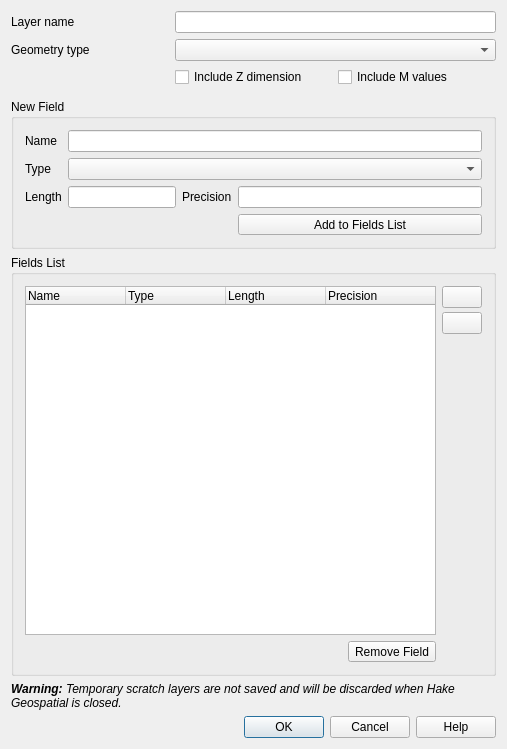
<?xml version="1.0" encoding="UTF-8"?>
<ui version="4.0">
 <class>QgsNewMemoryLayerDialogBase</class>
 <widget class="QDialog" name="QgsNewMemoryLayerDialogBase">
  <property name="geometry">
   <rect>
    <x>0</x>
    <y>0</y>
    <width>507</width>
    <height>749</height>
   </rect>
  </property>
  <property name="sizePolicy">
   <sizepolicy hsizetype="MinimumExpanding" vsizetype="MinimumExpanding">
    <horstretch>0</horstretch>
    <verstretch>0</verstretch>
   </sizepolicy>
  </property>
  <property name="windowTitle">
   <string>New Temporary Scratch Layer</string>
  </property>
  <property name="modal">
   <bool>true</bool>
  </property>
  <layout class="QGridLayout" name="gridLayout">
   <item row="6" column="0" colspan="3">
    <widget class="QLabel" name="label_2">
     <property name="text">
      <string>&lt;i&gt;&lt;b&gt;Warning:&lt;/b&gt; Temporary scratch layers are not saved and will be discarded when Hake Geospatial is closed.&lt;/i&gt;</string>
     </property>
     <property name="textFormat">
      <enum>Qt::TextFormat::AutoText</enum>
     </property>
     <property name="wordWrap">
      <bool>true</bool>
     </property>
    </widget>
   </item>
   <item row="0" column="1" colspan="2">
    <widget class="QLineEdit" name="mNameLineEdit"/>
   </item>
   <item row="2" column="2">
    <widget class="QCheckBox" name="mGeometryWithMCheckBox">
     <property name="text">
      <string>Include M values</string>
     </property>
    </widget>
   </item>
   <item row="3" column="1" colspan="2">
    <widget class="QgsProjectionSelectionWidget" name="mCrsSelector" native="true">
     <property name="focusPolicy">
      <enum>Qt::FocusPolicy::StrongFocus</enum>
     </property>
    </widget>
   </item>
   <item row="2" column="1">
    <widget class="QCheckBox" name="mGeometryWithZCheckBox">
     <property name="text">
      <string>Include Z dimension</string>
     </property>
    </widget>
   </item>
   <item row="7" column="0" colspan="3">
    <widget class="QDialogButtonBox" name="mButtonBox">
     <property name="orientation">
      <enum>Qt::Orientation::Horizontal</enum>
     </property>
     <property name="standardButtons">
      <set>QDialogButtonBox::StandardButton::Cancel|QDialogButtonBox::StandardButton::Help|QDialogButtonBox::StandardButton::Ok</set>
     </property>
    </widget>
   </item>
   <item row="0" column="0">
    <widget class="QLabel" name="label">
     <property name="text">
      <string>Layer name</string>
     </property>
    </widget>
   </item>
   <item row="1" column="1" colspan="2">
    <widget class="QComboBox" name="mGeometryTypeBox"/>
   </item>
   <item row="4" column="0" colspan="3">
    <widget class="QGroupBox" name="groupBox">
     <property name="title">
      <string>New Field</string>
     </property>
     <layout class="QGridLayout" name="_2">
      <item row="0" column="0">
       <widget class="QLabel" name="textLabel1">
        <property name="text">
         <string>Name</string>
        </property>
        <property name="buddy">
         <cstring>mFieldNameEdit</cstring>
        </property>
       </widget>
      </item>
      <item row="0" column="1" colspan="4">
       <widget class="QLineEdit" name="mFieldNameEdit"/>
      </item>
      <item row="1" column="0">
       <widget class="QLabel" name="textLabel2">
        <property name="text">
         <string>Type</string>
        </property>
        <property name="buddy">
         <cstring>mTypeBox</cstring>
        </property>
       </widget>
      </item>
      <item row="1" column="1" colspan="4">
       <widget class="QComboBox" name="mTypeBox"/>
      </item>
      <item row="2" column="0">
       <widget class="QLabel" name="label_4">
        <property name="text">
         <string>Length</string>
        </property>
        <property name="buddy">
         <cstring>mWidth</cstring>
        </property>
       </widget>
      </item>
      <item row="2" column="1" colspan="2">
       <widget class="QLineEdit" name="mWidth"/>
      </item>
      <item row="2" column="3">
       <widget class="QLabel" name="label_5">
        <property name="text">
         <string>Precision</string>
        </property>
        <property name="buddy">
         <cstring>mPrecision</cstring>
        </property>
       </widget>
      </item>
      <item row="2" column="4">
       <widget class="QLineEdit" name="mPrecision"/>
      </item>
      <item row="4" column="4">
       <widget class="QToolButton" name="mAddAttributeButton">
        <property name="sizePolicy">
         <sizepolicy hsizetype="Preferred" vsizetype="Fixed">
          <horstretch>0</horstretch>
          <verstretch>0</verstretch>
         </sizepolicy>
        </property>
        <property name="toolTip">
         <string>Add field to list</string>
        </property>
        <property name="layoutDirection">
         <enum>Qt::LayoutDirection::LeftToRight</enum>
        </property>
        <property name="text">
         <string>Add to Fields List</string>
        </property>
        <property name="icon">
         <iconset resource="../../images/images.qrc">
          <normaloff>:/images/themes/default/mActionNewAttribute.svg</normaloff>:/images/themes/default/mActionNewAttribute.svg</iconset>
        </property>
        <property name="toolButtonStyle">
         <enum>Qt::ToolButtonStyle::ToolButtonTextBesideIcon</enum>
        </property>
       </widget>
      </item>
     </layout>
    </widget>
   </item>
   <item row="5" column="0" colspan="3">
    <widget class="QGroupBox" name="groupBox_2">
     <property name="title">
      <string>Fields List</string>
     </property>
     <layout class="QGridLayout" name="_3" columnstretch="1,0,0">
      <item row="0" column="2">
       <layout class="QVBoxLayout" name="pushBtnBox_2" stretch="0,0,1">
        <property name="spacing">
         <number>4</number>
        </property>
        <item>
         <widget class="QPushButton" name="mButtonUp">
          <property name="maximumSize">
           <size>
            <width>50</width>
            <height>16777215</height>
           </size>
          </property>
          <property name="toolTip">
           <string>Move up</string>
          </property>
          <property name="icon">
           <iconset resource="../../images/images.qrc">
            <normaloff>:/images/themes/default/mActionArrowUp.svg</normaloff>:/images/themes/default/mActionArrowUp.svg</iconset>
          </property>
         </widget>
        </item>
        <item>
         <widget class="QPushButton" name="mButtonDown">
          <property name="maximumSize">
           <size>
            <width>50</width>
            <height>16777215</height>
           </size>
          </property>
          <property name="toolTip">
           <string>Move down</string>
          </property>
          <property name="icon">
           <iconset resource="../../images/images.qrc">
            <normaloff>:/images/themes/default/mActionArrowDown.svg</normaloff>:/images/themes/default/mActionArrowDown.svg</iconset>
          </property>
         </widget>
        </item>
        <item>
         <spacer name="verticalSpacer_2">
          <property name="orientation">
           <enum>Qt::Orientation::Vertical</enum>
          </property>
          <property name="sizeHint" stdset="0">
           <size>
            <width>0</width>
            <height>0</height>
           </size>
          </property>
         </spacer>
        </item>
       </layout>
      </item>
      <item row="0" column="0" colspan="2">
       <widget class="QTreeWidget" name="mAttributeView">
        <property name="sizePolicy">
         <sizepolicy hsizetype="Expanding" vsizetype="Expanding">
          <horstretch>0</horstretch>
          <verstretch>0</verstretch>
         </sizepolicy>
        </property>
        <property name="dragDropMode">
         <enum>QAbstractItemView::DragDropMode::NoDragDrop</enum>
        </property>
        <property name="alternatingRowColors">
         <bool>true</bool>
        </property>
        <property name="rootIsDecorated">
         <bool>false</bool>
        </property>
        <property name="columnCount">
         <number>4</number>
        </property>
        <column>
         <property name="text">
          <string>Name</string>
         </property>
        </column>
        <column>
         <property name="text">
          <string>Type</string>
         </property>
        </column>
        <column>
         <property name="text">
          <string>Length</string>
         </property>
        </column>
        <column>
         <property name="text">
          <string>Precision</string>
         </property>
        </column>
       </widget>
      </item>
      <item row="1" column="1">
       <widget class="QToolButton" name="mRemoveAttributeButton">
        <property name="sizePolicy">
         <sizepolicy hsizetype="Preferred" vsizetype="Fixed">
          <horstretch>0</horstretch>
          <verstretch>0</verstretch>
         </sizepolicy>
        </property>
        <property name="toolTip">
         <string>Delete selected field</string>
        </property>
        <property name="text">
         <string>Remove Field</string>
        </property>
        <property name="icon">
         <iconset resource="../../images/images.qrc">
          <normaloff>:/images/themes/default/mActionDeleteAttribute.svg</normaloff>:/images/themes/default/mActionDeleteAttribute.svg</iconset>
        </property>
        <property name="toolButtonStyle">
         <enum>Qt::ToolButtonStyle::ToolButtonTextBesideIcon</enum>
        </property>
       </widget>
      </item>
     </layout>
    </widget>
   </item>
   <item row="1" column="0">
    <widget class="QLabel" name="label_3">
     <property name="text">
      <string>Geometry type</string>
     </property>
    </widget>
   </item>
  </layout>
 </widget>
 <layoutdefault spacing="6" margin="11"/>
 <customwidgets>
  <customwidget>
   <class>QgsProjectionSelectionWidget</class>
   <extends>QWidget</extends>
   <header location="global">qgsprojectionselectionwidget.h</header>
   <container>1</container>
  </customwidget>
 </customwidgets>
 <tabstops>
  <tabstop>mNameLineEdit</tabstop>
  <tabstop>mGeometryTypeBox</tabstop>
  <tabstop>mGeometryWithZCheckBox</tabstop>
  <tabstop>mGeometryWithMCheckBox</tabstop>
  <tabstop>mCrsSelector</tabstop>
  <tabstop>mFieldNameEdit</tabstop>
  <tabstop>mTypeBox</tabstop>
  <tabstop>mWidth</tabstop>
  <tabstop>mPrecision</tabstop>
  <tabstop>mAddAttributeButton</tabstop>
  <tabstop>mAttributeView</tabstop>
  <tabstop>mButtonUp</tabstop>
  <tabstop>mButtonDown</tabstop>
  <tabstop>mRemoveAttributeButton</tabstop>
 </tabstops>
 <resources>
  <include location="../../images/images.qrc"/>
 </resources>
 <connections/>
</ui>
